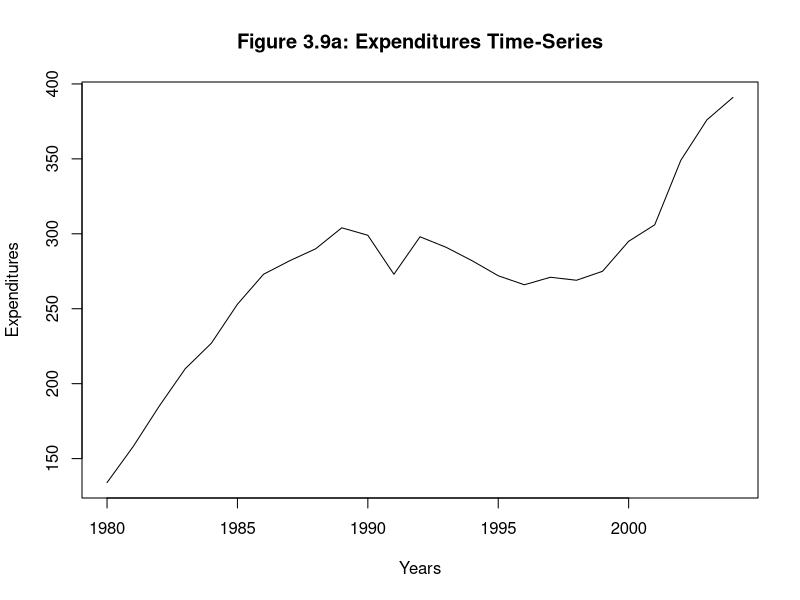

Source code (R):
defenseYears <- c(1980:2004)
defenseExpenditures <- c(134, 158, 185, 210, 227, 253, 273, 
                         282, 290, 304, 299, 273, 298, 291, 
                         282, 272, 266, 271, 269, 275, 295, 
                         306, 349, 376, 391)
defenseGNP <- c(4.9, 5.2, 5.8, 6.1, 6.0, 6.1, 6.2, 6.1, 5.9, 
                5.7, 5.2, 4.6, 4.8, 4.4, 4.1, 3.7, 3.5, 3.3, 
                3.1, 3.0, 3.0, 3.0, 3.4, 3.5, 3.5)
defenseFrame <- data.frame(expenditures = defenseExpenditures, gnp = defenseGNP)
row.names(defenseFrame) <- defenseYears
plot(row.names(defenseFrame), defenseFrame$expenditures, 
     type = "l", xlab = "Years", ylab = "Expenditures",
     main = "Figure 3.9a: Expenditures Time-Series")




